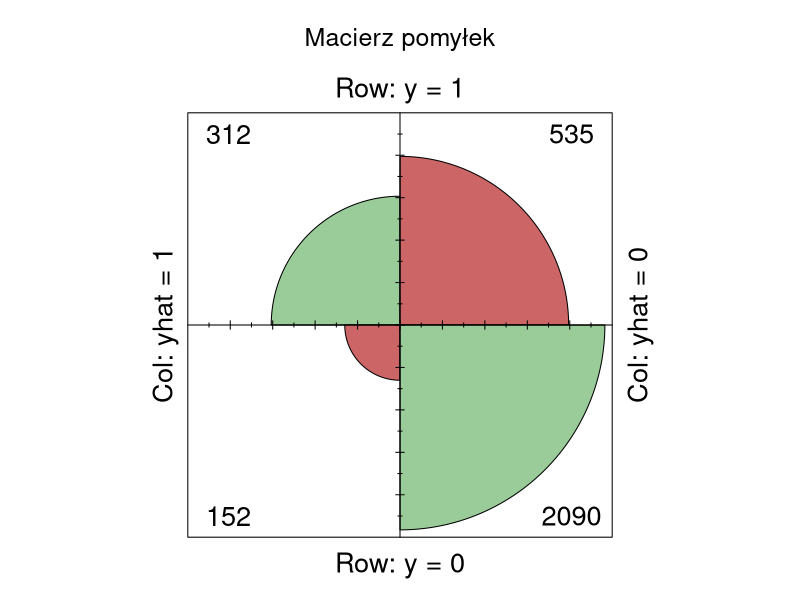
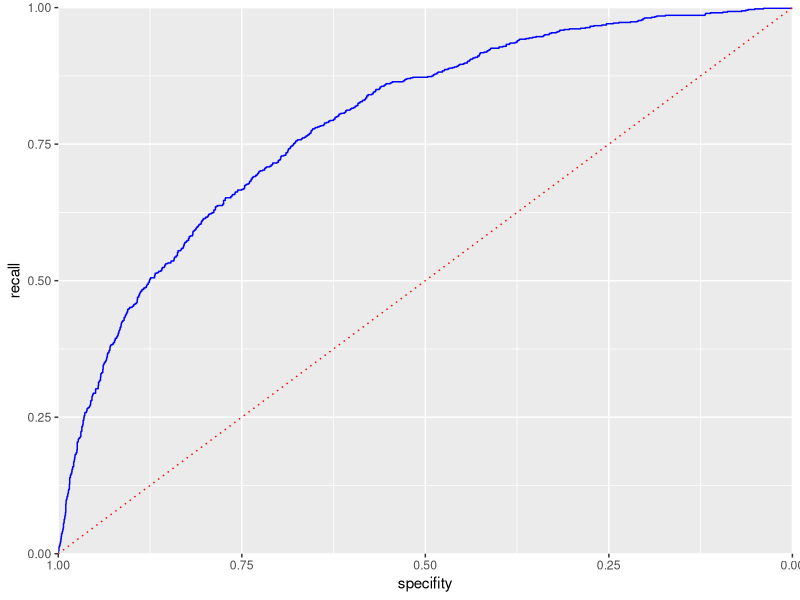

Here is the R script that generated these plots, in order:
## ---- chunk 1

library("readxl")
library("car") # funkcja vif()
library("ggplot2") # wykresy - funkcja ggplot()
library("lmtest") # testy diagnostyczne modeli lm
library("pscl") #pseudo-R2 funkcja pR2()
library("pROC") #funkcje roc, auc
set.seed(1257) #set.seed(NULL) --> usunięcie "ziarna"

knitr::opts_chunk$set(echo = TRUE)
## ---- chunk 2
dane <- read.csv("./dane/po_imputacji.csv", sep=';', encoding = "UTF-8", dec = ',')
dane <- dane[, -c(24)]
## ---- chunk 3
dane$CLAIM_FLAG <- as.factor(dane$CLAIM_FLAG)
dane$HOMEKIDS <- as.factor(dane$HOMEKIDS)
dane$PARENT1 <- as.factor(dane$PARENT1)
dane$MSTATUS <- as.factor(dane$MSTATUS)
dane$GENDER <- as.factor(dane$GENDER)
dane$EDUCATION <- as.factor(dane$EDUCATION)
dane$OCCUPATION <- as.factor(dane$OCCUPATION)
dane$CLM_FREQ <- as.factor(dane$CLM_FREQ)
dane$REVOKED <- as.factor(dane$REVOKED)

dane$URBANICITY <- as.factor(dane$URBANICITY)
dane$RED_CAR <- as.factor(dane$RED_CAR)

# Liczbę punktów zamieniamy na grupy punktowe liczby punktów.
dane$MVR_PTS_GRP <- 0
dane$MVR_PTS_GRP[dane$MVR_PTS < 6] <- 1
dane$MVR_PTS_GRP[(dane$MVR_PTS > 5) & (dane$MVR_PTS < 11)] <- 2
dane$MVR_PTS_GRP[dane$MVR_PTS > 10] <- 3
dane$MVR_PTS_GRP <- as.factor(dane$MVR_PTS_GRP)

##Ad. model 4 - Nisko-wykwalifikowani vs wysoko wykwalifikowani.
dane$OCCUPATION_GRP <- 0

dane$OCCUPATION_GRP[(dane$OCCUPATION=="Blue Collar") | 
                     (dane$OCCUPATION=="Home Maker") | 
                     (dane$OCCUPATION=="Home Maker") | 
                      (dane$OCCUPATION=="Student") ] <- 0

dane$OCCUPATION_GRP[(dane$OCCUPATION=="Clerical") | 
                    (dane$OCCUPATION=="Doctor") | 
                    (dane$OCCUPATION=="Lawyer") | 
                    (dane$OCCUPATION=="Manager") | 
                    (dane$OCCUPATION=="Professional")] <- 1

dane$OCCUPATION_GRP <- as.factor(dane$OCCUPATION_GRP)

## syntentyczna zmienna odległości od wartościo środkowej
dane$AGE_tr <-(dane$AGE - median(dane$AGE))**2

## Wartość domu zamieniamy na zmienną dychotomiczną odnotowującą fakt posiadania domu.
dane$HOME_VAL_D <- 0
dane$HOME_VAL_D[dane$HOME_VAL  == 0] <-0
dane$HOME_VAL_D[dane$HOME_VAL != 0] <- 1
dane$HOME_VAL_D <- as.factor(dane$HOME_VAL_D)

dane <- na.omit(dane)
summary(dane)
sapply(dane, typeof)
## ---- chunk 4
# Losowanie na wczesnym etapie, Podział na dane treningowe i testowe
n <- nrow(dane)
liczby_losowe <- sample(c(1:n), round(0.7*n), replace = FALSE)
dane_uczacy <- dane[liczby_losowe,]
dane_testowy <- dane[-liczby_losowe,]

# Przeliczenie 
table(dane_testowy$CLAIM_FLAG) / nrow(dane_testowy)
table(dane_uczacy$CLAIM_FLAG) / nrow(dane_uczacy)
## ---- chunk 5
cols <- as.vector(colnames(dane[,-c(26,23)]))

for (c in cols[3:length(cols)]){
  
  if (c != 'CLAIM_FLAG'){
  
    m <- glm(as.formula(paste('CLAIM_FLAG', "~", c)), data = dane_uczacy, family = binomial)
    w_test <- waldtest(m)
  
  if (w_test$`Pr(>F)`[2] < 0.05){
      print(paste('istotna',c ,'pvalue:', format(w_test$`Pr(>F)`[2],  scientific = TRUE))[1])  
      
  } else{
      print(paste('nieistotna',c,'pvalue:', round(w_test$`Pr(>F)`[2], 2) ))
  }
  }
  gc() #garbage cleaner
}

## ---- chunk 6
m1 <- glm(CLAIM_FLAG~INCOME, data = dane_uczacy, family = binomial)
summary(m1)
## ---- chunk 7
m2 <- glm(CLAIM_FLAG ~ INCOME + YOJ, data = dane_uczacy, family = binomial)
summary(m2)

## ---- chunk 8
m3 <- glm(CLAIM_FLAG~INCOME+PARENT1, data = dane_uczacy, family = binomial)
summary(m3)
## ---- chunk 9
m4 <- glm(CLAIM_FLAG~INCOME+PARENT1+AGE_tr, data = dane_uczacy, family = binomial)
summary(m4)
## ---- chunk 10
m5 <- glm(CLAIM_FLAG~INCOME+PARENT1+AGE_tr+HOME_VAL_D, data = dane_uczacy, family = binomial)
summary(m5)
## ---- chunk 11
summary(m4)$aic - summary(m5)$aic
## ---- chunk 12
m6 <- glm(CLAIM_FLAG~INCOME+PARENT1+AGE_tr+HOME_VAL_D+MSTATUS, data = dane_uczacy, family = binomial)
summary(m6)
## ---- chunk 13
summary(m5)$aic - summary(m6)$aic
## ---- chunk 14
m7 <- glm(CLAIM_FLAG~INCOME+PARENT1+AGE_tr+HOME_VAL_D+CAR_USE, data = dane_uczacy, family = binomial)
summary(m7)
## ---- chunk 15
summary(m5)$aic - summary(m7)$aic
## ---- chunk 16
m8 <- glm(CLAIM_FLAG~INCOME+PARENT1+AGE_tr+HOME_VAL_D+BLUEBOOK, data = dane_uczacy, family = binomial)
summary(m8)
## ---- chunk 17
summary(m7)$aic - summary(m8)$aic
## ---- chunk 18
m9 <- glm(CLAIM_FLAG~INCOME+PARENT1+AGE_tr+HOME_VAL_D+TIF, data = dane_uczacy, family = binomial)
summary(m9)
## ---- chunk 19
summary(m8)$aic - summary(m9)$aic
## ---- chunk 20
m10 <- glm(CLAIM_FLAG~INCOME+PARENT1+AGE_tr+HOME_VAL_D+CAR_USE+BLUEBOOK+TIF+CAR_TYPE, data = dane_uczacy, family = binomial)
summary(m10)
## ---- chunk 21
summary(m9)$aic - summary(m10)$aic
## ---- chunk 22
m11 <- glm(CLAIM_FLAG~INCOME+PARENT1+AGE_tr+HOME_VAL_D+CAR_USE+BLUEBOOK+TIF+REVOKED, data = dane_uczacy, family = binomial)
summary(m11)
## ---- chunk 23
summary(m10)$aic - summary(m11)$aic
## ---- chunk 24
m12 <- glm(CLAIM_FLAG~INCOME+PARENT1+AGE_tr+HOME_VAL_D+CAR_USE+BLUEBOOK+TIF+REVOKED+CAR_AGE, data = dane_uczacy, family = binomial)
summary(m12)
## ---- chunk 25
summary(m11)$aic - summary(m12)$aic
## ---- chunk 26
m13 <- glm(CLAIM_FLAG~INCOME+PARENT1+AGE_tr+HOME_VAL_D+CAR_USE+BLUEBOOK+TIF+REVOKED+URBANICITY, data = dane_uczacy, family = binomial)
summary(m13)
## ---- chunk 27
summary(m11)$aic - summary(m13)$aic
## ---- chunk 28
m14 <- glm(CLAIM_FLAG~INCOME+PARENT1+AGE_tr+HOME_VAL_D+CAR_USE+BLUEBOOK+TIF+REVOKED+URBANICITY+OCCUPATION_GRP, data = dane_uczacy, family = binomial)
summary(m14)
## ---- chunk 29
summary(m13)$aic - summary(m14)$aic
## ---- chunk 30
m15 <- glm(CLAIM_FLAG~INCOME+PARENT1+AGE_tr+HOME_VAL_D+CAR_USE+BLUEBOOK+TIF+REVOKED+KIDSDRIV, data = dane_uczacy, family = binomial)
summary(m15)
## ---- chunk 31
summary(m13)$aic - summary(m15)$aic
## ---- chunk 32
m16 <- glm(CLAIM_FLAG~INCOME+PARENT1+AGE_tr+HOME_VAL_D+CAR_USE+BLUEBOOK+TIF+REVOKED+HOMEKIDS, data = dane_uczacy, family = binomial)
summary(m16)
## ---- chunk 33
summary(m13)$aic - summary(m16)$aic
## ---- chunk 34

cols <- as.vector(colnames(dane)[6:length(colnames(dane))])

df <- data.frame(matrix(ncol = 5, nrow = 0))
colnames(df) <- c("zmienna_a", "zmienna_b", "Wald_p_v",'Akaike', 'VIF')

istotne = list()
for (i in cols[1:length(cols)]){

  for (j in cols[1:length(cols)]){

    if ((i != 'CLAIM_FLAG') & (j != 'CLAIM_FLAG')){
      if (i != j){
        skip_to_next <- FALSE
        tryCatch(
          m <- glm(as.formula(paste('CLAIM_FLAG', "~INCOME+PARENT1+AGE_tr+HOME_VAL_D+CAR_USE+BLUEBOOK+TIF+CAR_TYPE+REVOKED+URBANICITY+", i, ":", j)), 
                 data = dane_uczacy, family = binomial),
          error = function(w) { skip_to_next <<- TRUE})
        if(skip_to_next) { next }
        
        ## w pelni skorelowane zmienne przechwytywane
        skip_to_next <- FALSE
        tryCatch(vif_t <- as.numeric(vif(m)[11]),error = function(e) { skip_to_next <<- TRUE})
        if(skip_to_next) { next }

        if ((!is.numeric(vif_t)) | (is.na(vif_t))) { next }

        if (vif_t <= 1.5){
          skip_to_next <- FALSE
          tryCatch(w_test <- waldtest(m), error = function(e) { skip_to_next <<- TRUE})
          if(skip_to_next) { next }
          
          if (w_test$`Pr(>F)`[2] < 0.05){
            #print(paste('istotna',i, j ,'pvalue:', format(w_test$`Pr(>F)`[2],  scientific = TRUE))[1])  
            
            w_t <- as.numeric(w_test$`Pr(>F)`[2])
            akaike <- as.numeric(m$aic)
            
            df[nrow(df) + 1,] = c(i, j, w_t, akaike, as.numeric(vif_t))

          }else{next}
     } else{next}
    }else{next}
  }
 }
}

## ---- chunk 35
df <- na.omit(df)
# przekonwertowanie zmienych w notacji naukowej na wartosci liczbowe
df$Wald_p_v <- as.numeric(df$Wald_p_v)
df$Akaike <- as.numeric(df$Akaike)
df$VIF <- as.numeric(df$VIF)

# Na podstawie posortowanej tabeli możemy odczytać najlepsze modele z interakcjami.
df[order(df$VIF, df$Akaike), ]
## ---- chunk 36
m17 <- glm(CLAIM_FLAG~INCOME+PARENT1+AGE_tr+HOME_VAL_D+CAR_USE+BLUEBOOK+TIF+REVOKED+URBANICITY+TRAVTIME:MVR_PTS, data = dane_uczacy, family = binomial)
summary(m17)
## ---- chunk 37
summary(m13)$aic - summary(m17)$aic
## ---- chunk 38
summary(m1)$aic - summary(m17)$aic
## ---- chunk 39
report <- data.frame(matrix(ncol = 4, nrow = 0))
colnames(report) <- c('model','kryterium_AIC', 'McFadden_R2', 'Cragg_Uhler_R2')

for (i in seq(1, 17, 1)){
  mname <- paste('m', i, sep="")
  model = eval(parse(text = mname))
  
  kryterium_AIC <- c(model$aic)
  McFadden<-pR2(model)[4]
  Cragg_Uhler<-pR2(model)[6]
  report[i,] <- c(mname,round(kryterium_AIC,3), round(McFadden,3), round(Cragg_Uhler,3))
}

## Raport zbiorczy dla wszystkim wariantów modeli
report[order(report$kryterium_AIC),]
## ---- chunk 40
pred <- predict(m17, dane_testowy)

pred_y <- as.numeric(pred > 0 )
true_y <- as.numeric(dane_testowy$CLAIM_FLAG)-1

# wskazania prawdziwie pozytywne
true_pos <- (true_y == 1) & (pred_y == 1)
# wskazania prawdziwie negatywne
true_neg <- (true_y == 0) & (pred_y == 0)
#wskazania fałszywie pozytywne
false_pos <- (true_y == 0) & (pred_y == 1)
#wskazania fałszywie negatywne
false_neg <- (true_y==1)&(pred_y==0)
## ---- chunk 41
conf_mat <- matrix(c(sum(true_pos), sum(false_pos),
                    sum(false_neg), sum(true_neg)), 2, 2)

colnames(conf_mat) <-c('yhat = 1', 'yhat = 0')
rownames(conf_mat) <- c('y = 1', 'y = 0')

fourfoldplot(conf_mat, color = c("#CC6666", "#99CC99"),conf.level = 0, margin = 1, main = "Macierz pomyłek")
## ---- chunk 42
accuracy <- (sum(true_pos) + sum(true_neg)) / (length(pred))

error <- (conf_mat[1, 2] + conf_mat[2,1]) / (length(pred))

recall <- conf_mat[1, 1] / (conf_mat[1,1]+ conf_mat[2,1])

specifity <- conf_mat[2, 2] / (conf_mat[1,2]+ conf_mat[2,2])

ppv <- 100*conf_mat[1,1]/(conf_mat[1,1]+ conf_mat[1,2])
npv <- 100*conf_mat[2,2]/(conf_mat[2,1]+ conf_mat[2,2])

df <- data.frame(matrix(ncol = 6, nrow = 0))
colnames(df) <- c('błąd', "dokładność", "czułość", 'specyficzność', 'PPV', 'NPV')
df[1,] = c(error, accuracy, recall, specifity, ppv,npv)
df
## ---- chunk 43
idx <- order(-pred)
recall <- cumsum(true_y[idx]==1)/sum(true_y == 1)
specifity <- (sum(true_y == 0 ) - cumsum(true_y[idx] == 0)) / sum(true_y == 0)

roc_df <- data.frame(recall = recall, specifity=specifity)

ggplot(roc_df, aes(x=specifity, y=recall)) +
  geom_line(color='blue') +
  scale_x_reverse(expand = c(0, 0))+
  scale_y_continuous(expand=c(0,0))+
  geom_line(data=data.frame(x=(0:100)/100), 
            aes(x=x, y=1-x),
            linetype='dotted',
            color='red')
## ---- chunk 44
sum(roc_df$recall[-1] * diff(1 - roc_df$specifity))
